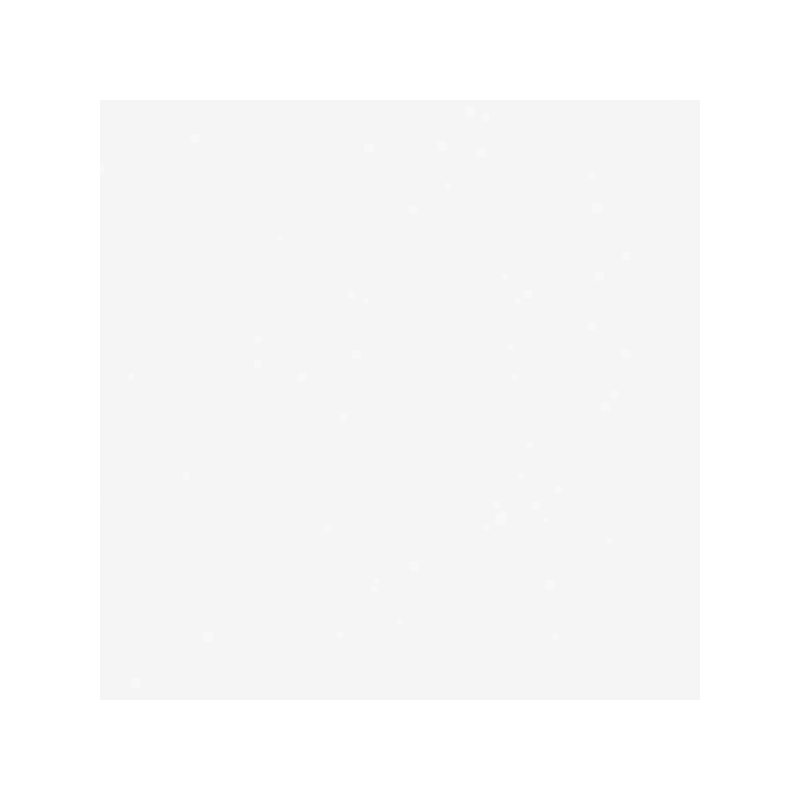
Frame 1 (no input)
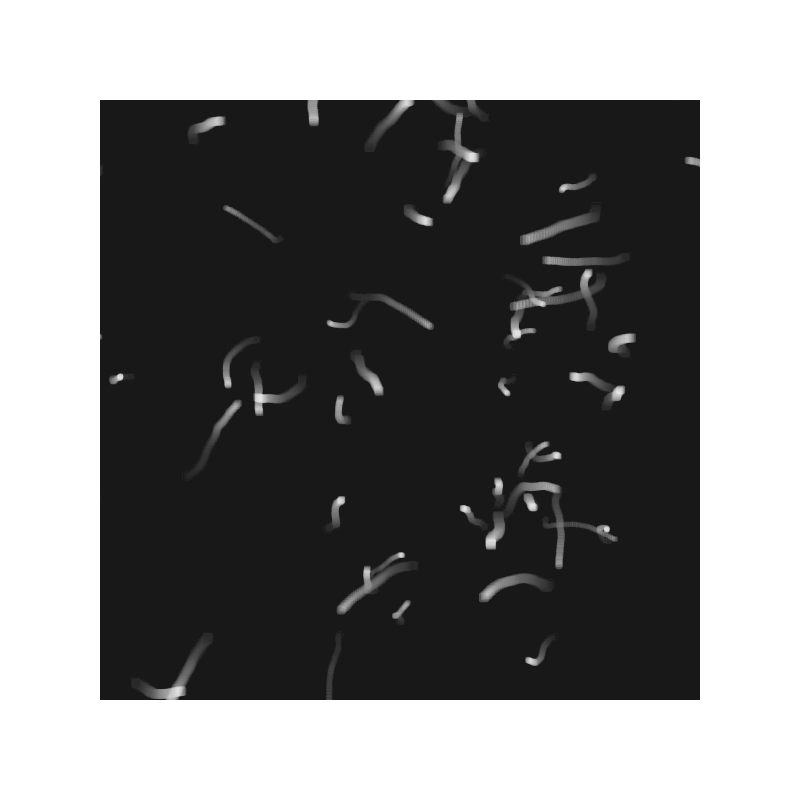
Frame 60 (no input)
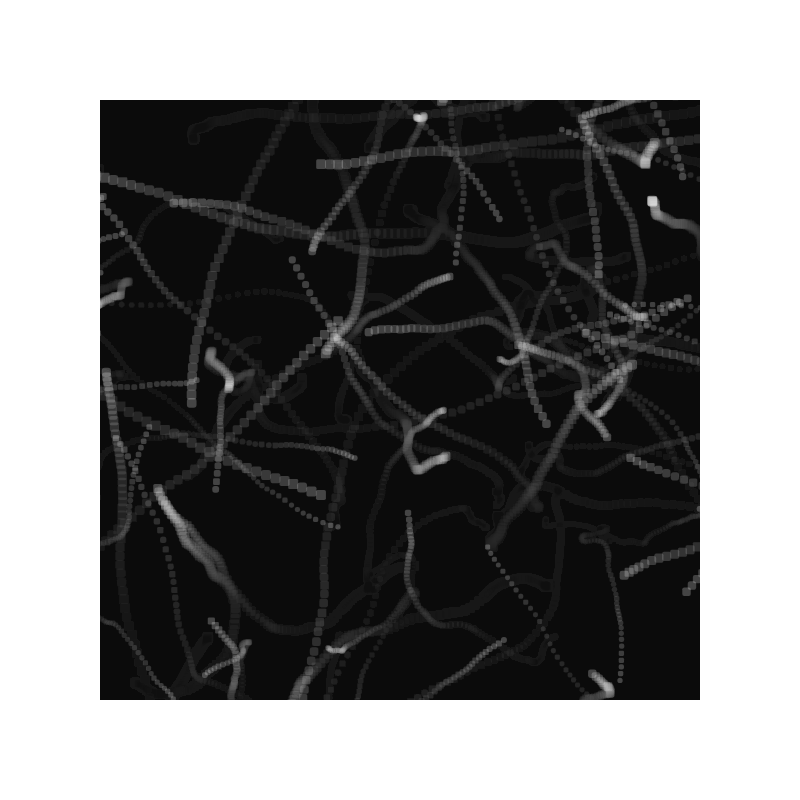
Frame 120 (the mouse pressed at the canvas centre since frame 60)

The p5.js sketch that drew these frames (run headless with seeded random() and noise() and a simulated clock; from frame 60 on, the mouse is pressed at the canvas centre):

// p5.js sketch
// ── sketch.js
let movers = [];
let a = 30;

function setup() {
  createCanvas(800,800);
  for (let i = 0; i < 100; i++) {
     movers[i] = new Mover();
  }
  background(0,0);
  rectMode(CENTER);
}

function draw() {
  fill(0,10);
  noStroke();
  rect(width/2,height/2, 600,600);
  push();
  translate(400,400);
  angleMode(RADIANS);
  rotate(a);
  a = a+0.01;
  if (keyCode === UP_ARROW){
    fill(213,176,244,100);
    rect(0, 0, 225);
  }
    else if (keyCode ===RIGHT_ARROW){
     fill(128,128,192,100);
     square(0, 0, 225,75);
    }
    else if (keyCode ===LEFT_ARROW){
     fill(158,206,136,100);
     square(0, 0, 225,75);
    }
    else if (keyCode ===DOWN_ARROW){
      fill(132,170,176,100);
      circle(0, 0, 225);
      }
    pop();
    for (let i = 0; i < movers.length; i++) {
    movers[i].update();
    movers[i].colorset();
    movers[i].display();
    movers[i].checkEdge();
  }
}

// ── mover.js
class Mover{
  constructor() {
    this.fs = random(5,10)
    this.ts = random(4,7)
    this.mouse = createVector(width/2,height/2);
    this.position = createVector(random(width),random(height));
    this.velocity = createVector();
    this.acceleration = createVector();
    this.topspeed = 5;
  }

  update() {
    this.acceleration.set(random(-5, 5), random(-5, 5));
    this.acceleration.mult(0.05);
    this.velocity.add(this.acceleration);
    this.position.add(this.velocity);
    if (mouseIsPressed){
    this.acceleration.setMag(random(0.4));
    this.velocity.add(this.acceleration);
    this.velocity.limit(this.topspeed);
    this.position.add(this.velocity);
    }
  } 
  colorset() {
    if (keyCode === UP_ARROW && this.position.x <= 400 && this.position.x >= 100 && this.position.y<= 400 && this.position.y >= 100){
    fill(204,155+10,255);
    }
  else if (keyCode ===RIGHT_ARROW&& this.position.x <= 400 && this.position.x >= 100 && this.position.y<= 400 && this.position.y >= 100){
    fill(255,204,102+10);        
    }
   else if (keyCode ===LEFT_ARROW &&this.position.x <= 400 && this.position.x >= 100 && this.position.y<= 400 && this.position.y >= 100){
     fill(102+10,255,255);
   }
    else if(keyCode ===DOWN_ARROW && this.position.x <= 400 && this.position.x >= 100 && this.position.y<= 400 && this.position.y >= 100){
     fill(0,255,153+10);
    }
    else{
      fill(255,60);
    }
    
  }

  display() {
    noStroke();
    if (keyCode === UP_ARROW){
      rect(this.position.x, this.position.y, this.fs);
    } 
    else if (keyCode ===RIGHT_ARROW){
      square(this.position.x, this.position.y,this.fs,random(1,3));
    }
    else if (keyCode ===LEFT_ARROW){
     quad(this.position.x-this.ts,this.position.y,this.position.x, this.position.y -this.ts,this.position.x+this.ts,this.position.y ,this.position.x, this.position.y +this.ts)
    }
    else if(keyCode ===DOWN_ARROW){
      circle(this.position.x, this.position.y, this.fs);
      }
    else{
      square(this.position.x, this.position.y,this.fs,random(1,3));
    }
  }
  checkEdge() {
    if (this.position.y > height) {
      this.velocity.y = this.velocity.y * -1;
      this.position.y = height;  
    }
    if (this.position.y < 0) {
      this.velocity.y = this.velocity.y * -1;
      this.position.y = 0; 
    }
    if (this.position.x > width) {
      this.velocity.x = this.velocity.x * -1;
      this.position.x = width;  
    }
    if (this.position.x < 0) {
      this.velocity.x = this.velocity.x * -1;
      this.position.x = 0;  
    }
  }
}
